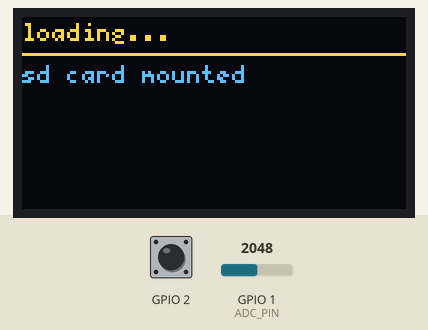
The sketch below on a simulated Seeed XIAO ESP32-S3. Shown: 128×64 one-colour display. Wiring (inferred from the names in the program): PCF8563 clock at I2C address 0x51. The test bench sets the inputs (shaded band); at power-on: GPIO 2 HIGH, GPIO 1 (ADC_PIN) = 2048 (analog values on the 0–4095 scale). The OLED is the two-colour kind (top 16 rows yellow); WiFi joins after 1.5 s; servers stay silent unless stated; the local clock reads 2024-03-15 10:24:30 at power-on unless the sketch sets it; storage starts empty; nothing arrives over Bluetooth unless stated; a phone connects over Bluetooth LE 3 s after start; not simulated (calls return 0 or success): secrets.h; names the files do not define were given values by the test bench: SECRET_PORT = 80; what the sketch prints to the serial monitor is not drawn.

Above: at 5.2 s.
6.4 s: GPIO 2 pulled LOW for 0.15 s
At 7.01 s:
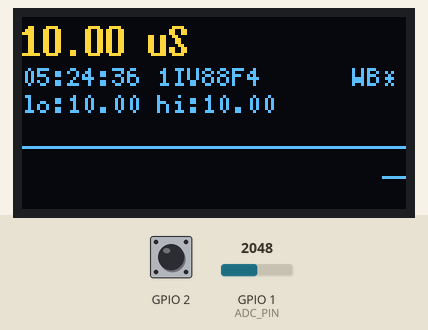
7.1 s: GPIO 1 (ADC_PIN) set to 1984
At 7.28 s:
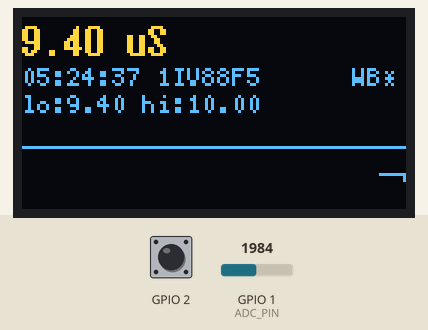
10.1 s: GPIO 2 pulled LOW for 1 s
At 11.04 s:
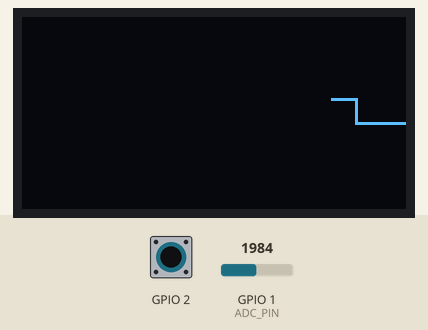
11.7 s: GPIO 2 pulled LOW for 0.15 s
At 12.21 s:
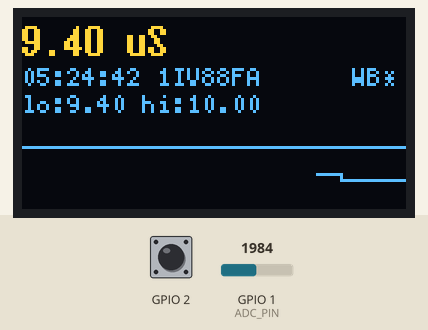
12.4 s: GPIO 1 (ADC_PIN) set to 2047
At 13.69 s:
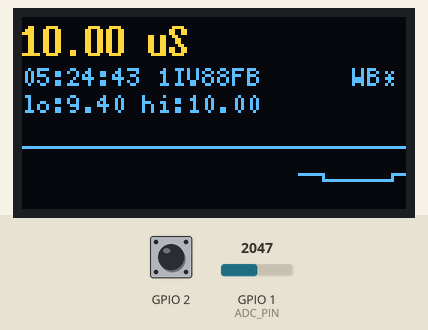
15.3 s: GPIO 1 (ADC_PIN) set to 1228
At 16.74 s:
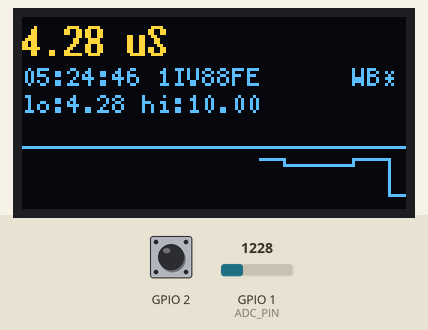

The sketch:

firmware.ino
```cpp
/**
 * firmware.ino
 *
 * Outputs JSON frames at 20 Hz via:
 *   • Serial  (always on, 115200 baud)
 *   • WiFi WebSocket on port 5002
 *   • BLE notify
 *   • SD card  (SRT file in /data/)
 *
 * Wiring:
 *   GSR sensor OUT  →  A0 (GPIO2 on XIAO ESP32S3)
 *   GSR sensor VCC  →  3.3V
 *   GSR sensor GND  →  GND
 *
 * Libraries required (Arduino Library Manager):
 *   • U8g2              by olikraus
 *   • ArduinoWebsockets by Gil Maimon
 *   • ArduinoJson       by Benoît Blanchon
 *
 * Local files (in sketch folder):
 *   • PCF8563.h / PCF8563.cpp
 *   • secrets.h
 *   • display.h
 *
 * Board: "XIAO_ESP32S3" in Arduino IDE  ← plain S3, not S3 Plus
 *        (Boards Manager → esp32 by Espressif)
 *        Works for both plain S3 and S3 Sense (cam/mic variant).
 *
 * Clock sync
 *   When USE_WIFI is enabled, the sketch syncs the RTC automatically
 *   via SNTP (pool.ntp.org) every time WiFi connects. No tools, no
 *   scripts, no reflashing — just enable WiFi and it self-corrects.
 *   The coin cell keeps time when WiFi is off.
 *
 * RTC time anchor
 *   Every frame's "t" is milliseconds since t0, the moment streaming starts.
 *   Once per boot (after WiFi/NTP has had a moment to sync the RTC) the
 *   sketch reads the RTC and prints one line to Serial:
 *     [rtc] unix_at_t0=<epoch>
 *   The client can reconstruct unix time for any frame as:
 *     unix = unix_at_t0 + frame.t / 1000
 *   The SD file uses the same anchor, so live and recorded timestamps agree.
 *
 * SD recording
 *   When USE_SD is defined, flipping the toggle at the top of the sketch
 *   (SD_RECORD_ON_BOOT) starts recording immediately on boot, exactly like
 *   passing --record to index.py.  Files are written to /data/ on the card
 *   as  eda_YYYYMMDD_HHMMSS.srt  (falls back to eda_<millis>.srt if the
 *   RTC has no valid time).  Frames are buffered and flushed every
 *   SD_FLUSH_FRAMES frames (default 20 = 1 second) to keep SPI happy.
 *   Requires: XIAO ESP32S3 Sense + Seeed Expansion Board  (CS = GPIO 21)
 *   Card must be FAT32 formatted, max 32 GB.
 */

// ── Transport toggles ────────────────────────────────────────────────────────
#define USE_SD
#define USE_WIFI
#define USE_BLE

#ifdef USE_SD
  #define SD_RECORD_ON_BOOT      true
  #define USE_EXPANSION_BOARD_SD true
#endif

// ── Timezone ─────────────────────────────────────────────────────────────────
static const int TZ_OFFSET = -5;

// ── Includes ──────────────────────────────────────────────────────────────────
#include <Wire.h>
#include <U8g2lib.h>
#include "PCF8563.h"
#include "secrets.h"
#include "display.h"

// ── SD recording toggle ───────────────────────────────────────────────────────
//   Only meaningful when USE_SD is defined.
//   Set true  → recording starts on boot  (like --record flag in index.py)
//   Set false → SD is mounted but recording is off until you add runtime logic
//   Set expansion board → false to use the daughterboard slot
#ifdef USE_SD
  #define SD_RECORD_ON_BOOT      true
  #define USE_EXPANSION_BOARD_SD true
#endif

// ── ADC / sensor constants ───────────────────────────────────────────────────
static const int   ADC_PIN      = A0;
static const float GSR_RREF     = 100000.0f;
static const float GSR_VSUPPLY  = 3.3f;
static const float ADC_MAX      = 4095.0f;
static const int   ADC_CLAMP_LO = 1;
static const int   ADC_CLAMP_HI = 4094;

// ── Timing ───────────────────────────────────────────────────────────────────
// No smoothing: each frame is a single raw ADC read converted to µS.
static const uint32_t PERIOD_US   = 50000;    // 20 Hz

// ── OLED ─────────────────────────────────────────────────────────────────────
// SSD1306/SSD1315 — U8g2 default 7-bit address 0x3C is correct.
// Do NOT call setI2CAddress(0x78) — that is the 8-bit form and will
// cause U8g2 to talk to the wrong address, leaving the display blank.
U8G2_SSD1306_128X64_NONAME_F_HW_I2C u8g2(U8G2_R0, U8X8_PIN_NONE, SCL, SDA);

// ── RTC ──────────────────────────────────────────────────────────────────────
PCF8563 rtc;

// ── Sensor state ─────────────────────────────────────────────────────────────
struct State {
  float    uS;        // raw conductance in µS — cached by next_frame, reused by loop()
  uint32_t count;
  uint32_t t0_ms;     // millis() at stream start
  uint32_t t_ms;      // this frame's time (ms since t0) — shared by JSON + SD
};
static State g_state;

// Unix seconds (UTC) at t0, from the RTC. 0 = RTC had no valid time.
// Integer on purpose: a float has only ~24 bits of mantissa, which at
// today's epoch (~1.8e9) means 128-second steps.
static uint32_t g_unix_at_t0 = 0;

// ── Polygram ring buffer ──────────────────────────────────────────────────────
PolyPoint g_poly[POLY_MAX];
int       g_poly_head = 0;
int       g_poly_len  = 0;

// ─────────────────────────────────────────────────────────────────────────────
//  SD / SRTWriter
// ─────────────────────────────────────────────────────────────────────────────
#ifdef USE_SD
  #include <FS.h>
  #include <SD.h>
  #include <SPI.h>

  #ifdef USE_EXPANSION_BOARD_SD
    static const int SD_CS_PIN = D2;
  #else
    static const int SD_CS_PIN = 21;        // GPIO21 on XIAO ESP32S3 Sense
  #endif
  static const int SD_FLUSH_FRAMES = 20;   // flush every 1 s (20 frames × 50 ms)

  static bool     g_sd_ok      = false;
  bool            g_recording  = false;
  static File     g_srt_file;
  static uint32_t g_srt_index   = 0;
  static int      g_unflushed   = 0;

  // ── ms → SRT timecode  HH:MM:SS,mmm ─────────────────────────────────────
  static void ms_to_tc(char* buf, size_t len, uint32_t ms) {
    uint32_t h = ms / 3600000; ms %= 3600000;
    uint32_t m = ms / 60000;   ms %= 60000;
    uint32_t s = ms / 1000;    ms %= 1000;
    snprintf(buf, len, "%02lu:%02lu:%02lu,%03lu",
             (unsigned long)h, (unsigned long)m,
             (unsigned long)s, (unsigned long)ms);
  }

  // ── Open a new SRT file on the card ──────────────────────────────────────
  static void sd_open_file() {
    if (!g_sd_ok) return;

    if (!SD.exists("/data")) SD.mkdir("/data");

    char path[48];
    DateTime dt = rtc.getDateTime();
    if (dt.year >= 2024) {
      int display_hour = (dt.hour + TZ_OFFSET + 24) % 24;
      snprintf(path, sizeof(path), "/data/eda_%04d%02d%02d_%02d%02d%02d.srt",
               dt.year, dt.month, dt.day, display_hour, dt.minute, dt.second);
    } else {
      snprintf(path, sizeof(path), "/data/eda_%lu.srt", (unsigned long)millis());
    }

    g_srt_file = SD.open(path, "w");
    if (!g_srt_file) {
      Serial.print("[sd] failed to open "); Serial.println(path);
      display_splash_status("sd failed to open!");
      return;
    }

    g_srt_index   = 0;
    g_unflushed   = 0;
    g_recording   = true;
    Serial.print("[sd] recording → "); Serial.println(path);
    display_splash_status("sd recording");
  }

  // ── Write one EDA frame as an SRT block ──────────────────────────────────
  static void sd_write_frame(uint32_t t_ms, float uS) {
    if (!g_recording || !g_srt_file) return;

    g_srt_index++;

    char tc_start[16], tc_end[16];
    ms_to_tc(tc_start, sizeof(tc_start), t_ms);
    ms_to_tc(tc_end,   sizeof(tc_end),   t_ms + (uint32_t)(PERIOD_US / 1000));

    char block[128];
    int n;
    if (g_unix_at_t0 > 0) {
      // integer seconds + integer ms: exact, no float rounding
      uint32_t unix_s  = g_unix_at_t0 + t_ms / 1000;
      uint32_t unix_ms = t_ms % 1000;
      n = snprintf(block, sizeof(block),
                   "%lu\n%s --> %s\n%lu.%03lu | %.4f\n\n",
                   (unsigned long)g_srt_index,
                   tc_start, tc_end,
                   (unsigned long)unix_s, (unsigned long)unix_ms, uS);
    } else {
      n = snprintf(block, sizeof(block),
                   "%lu\n%s --> %s\n%.4f\n\n",
                   (unsigned long)g_srt_index,
                   tc_start, tc_end, uS);
    }
    g_srt_file.write((uint8_t*)block, n);

    g_unflushed++;
    if (g_unflushed >= SD_FLUSH_FRAMES) {
      g_srt_file.flush();
      g_unflushed = 0;
    }
  }

  // ── Stop recording and close the file ────────────────────────────────────
  static void sd_stop() {
    if (!g_recording) return;
    g_srt_file.flush();
    g_srt_file.close();
    g_recording = false;
    Serial.println("[sd] recording stopped");
  }

  // ── Mount card and optionally start recording ─────────────────────────────
  static void sd_init(bool record_on_boot) {
    #ifdef USE_EXPANSION_BOARD_SD
      SPI.begin(D8, D9, D10, D2);
    #endif
    if (!SD.begin(SD_CS_PIN)) {
      Serial.println("[sd] mount failed — check card (FAT32, ≤32 GB)");
      display_splash_status("sd mount failed!");
      return;
    }
    g_sd_ok = true;
    Serial.printf("[sd] card mounted  (%.1f MB free)\n",
                  (float)(SD.totalBytes() - SD.usedBytes()) / 1048576.0f);
    display_splash_status("sd card mounted");
    if (record_on_boot) sd_open_file();
  }
#endif  // USE_SD

// ─────────────────────────────────────────────────────────────────────────────
//  WiFi / WebSocket
// ─────────────────────────────────────────────────────────────────────────────
#ifdef USE_WIFI
  #include <WiFi.h>
  #include <ArduinoWebsockets.h>
  #include <esp_sntp.h>
  using namespace websockets;

  const char*    WIFI_SSID  = SECRET_SSID;
  const char*    WIFI_PASS  = SECRET_PASS;
  const uint16_t WS_PORT    = SECRET_PORT;
  const char*    NTP_SERVER = "pool.ntp.org";

  WebsocketsServer wsServer;
  static const int MAX_CLIENTS = 4;
  WebsocketsClient wsClients[MAX_CLIENTS];
  bool             wsConnected[MAX_CLIENTS];

  void ws_init() {
    Serial.print("[wifi] connecting to "); Serial.println(WIFI_SSID);
    WiFi.begin(WIFI_SSID, WIFI_PASS);
    uint32_t t0 = millis();
    while (WiFi.status() != WL_CONNECTED && millis() - t0 < 10000) {
      delay(250); Serial.print(".");
    }
    if (WiFi.status() != WL_CONNECTED) {
      Serial.println("\n[wifi] failed — running offline");
      return;
    }
    Serial.print("\n[wifi] IP: "); Serial.println(WiFi.localIP());

    sntp_set_time_sync_notification_cb(sntp_sync_rtc);
    configTzTime("UTC0", NTP_SERVER);
    Serial.println("[ntp] SNTP started — waiting for sync...");

    wsServer.listen(WS_PORT);
    Serial.print("[ws]   port "); Serial.println(WS_PORT);
    memset(wsConnected, false, sizeof(wsConnected));
  }

  void ws_accept() {
    if (wsServer.poll()) {
      WebsocketsClient client = wsServer.accept();
      for (int i = 0; i < MAX_CLIENTS; i++) {
        if (!wsConnected[i]) {
          wsClients[i] = client; wsConnected[i] = true;
          Serial.print("[ws]   client connected (slot ");
          Serial.print(i); Serial.println(")");
          break;
        }
      }
    }
  }

  void ws_send(const String& json) {
    for (int i = 0; i < MAX_CLIENTS; i++) {
      if (wsConnected[i]) {
        if (wsClients[i].available()) wsClients[i].send(json);
        else wsConnected[i] = false;
      }
    }
  }
#endif  // USE_WIFI

// ─────────────────────────────────────────────────────────────────────────────
//  BLE (opt-in)
// ─────────────────────────────────────────────────────────────────────────────
#ifdef USE_BLE
  #include <BLEDevice.h>
  #include <BLEServer.h>
  #include <BLEUtils.h>
  #include <BLE2902.h>
  #define BLE_SERVICE_UUID "454d4554-0000-1000-8000-00805f9b34fb"
  #define BLE_CHAR_UUID    "454d4554-4552-4c45-8d41-52454144494e"
  static BLECharacteristic* g_bleChar      = nullptr;
  bool                      g_bleConnected = false;
  class BLECallbacks : public BLEServerCallbacks {
    void onConnect(BLEServer*)    { g_bleConnected = true;  }
    void onDisconnect(BLEServer* server) {
      g_bleConnected = false;
      server->startAdvertising();   // stay discoverable so the client can reconnect
    }
  };
  void ble_init() {
    BLEDevice::init("emeter");
    BLEServer*  server = BLEDevice::createServer();
    server->setCallbacks(new BLECallbacks());
    BLEService* svc = server->createService(BLE_SERVICE_UUID);
    g_bleChar = svc->createCharacteristic(BLE_CHAR_UUID, BLECharacteristic::PROPERTY_NOTIFY);
    g_bleChar->addDescriptor(new BLE2902());
    svc->start();
    BLEDevice::getAdvertising()->addServiceUUID(BLE_SERVICE_UUID);
    BLEDevice::getAdvertising()->start();
  }
  void ble_send(const String& json) {
    if (!g_bleConnected) return;
    g_bleChar->setValue((uint8_t*)json.c_str(), json.length());
    g_bleChar->notify();
  }
#endif  // USE_BLE

// ─────────────────────────────────────────────────────────────────────────────
//  Helpers
// ─────────────────────────────────────────────────────────────────────────────
float adc_to_uS(int raw) {
  raw = max(ADC_CLAMP_LO, min(ADC_CLAMP_HI, raw));
  float v = (raw / ADC_MAX) * GSR_VSUPPLY;
  float r = GSR_RREF * ((GSR_VSUPPLY / v) - 1.0f);
  return (1.0f / r) * 1e6f;
}

// ─────────────────────────────────────────────────────────────────────────────
//  next_frame
// ─────────────────────────────────────────────────────────────────────────────
String next_frame(State& s) {
  int raw = analogRead(ADC_PIN);

  s.count++;

  uint32_t t_ms = millis() - s.t0_ms;
  s.t_ms        = t_ms;
  s.uS          = adc_to_uS(raw);

  char buf[64];
  snprintf(buf, sizeof(buf), "{\"t\":%lu,\"uS\":%.2f}",
           (unsigned long)t_ms, s.uS);
  return String(buf);
}

// ─────────────────────────────────────────────────────────────────────────────
//  push_poly
// ─────────────────────────────────────────────────────────────────────────────
void push_poly(float uS) {
  uint32_t now = millis();

  int slot = (g_poly_head + g_poly_len) % POLY_MAX;
  g_poly[slot] = { now, uS };
  if (g_poly_len < POLY_MAX) {
    g_poly_len++;
  } else {
    g_poly_head = (g_poly_head + 1) % POLY_MAX;
  }

  while (g_poly_len > 0 && (now - g_poly[g_poly_head].t_ms) > WINDOW_MS) {
    g_poly_head = (g_poly_head + 1) % POLY_MAX;
    g_poly_len--;
  }
}

// ─────────────────────────────────────────────────────────────────────────────
//  sntp_sync_rtc
//  Called automatically by the ESP32 SNTP stack once time is confirmed.
//  Pushes synced UTC time into the PCF8563 hardware RTC.
// ─────────────────────────────────────────────────────────────────────────────
#ifdef USE_WIFI
static volatile bool g_ntp_synced = false;

void sntp_sync_rtc(struct timeval* tv) {
  time_t    now = tv->tv_sec;
  struct tm t;
  gmtime_r(&now, &t);
  DateTime dt = {
    (uint16_t)(t.tm_year + 1900), (uint8_t)(t.tm_mon + 1),
    (uint8_t)t.tm_mday, (uint8_t)t.tm_hour,
    (uint8_t)t.tm_min,  (uint8_t)t.tm_sec,
    (uint8_t)t.tm_wday  // 0=Sun, matches PCF8563
  };
  rtc.setDateTime(dt);
  Serial.printf("[ntp] RTC synced → %04d-%02d-%02d %02d:%02d:%02d\n",
                dt.year, dt.month, dt.day, dt.hour, dt.minute, dt.second);
  g_ntp_synced = true;
}
#endif

// ─────────────────────────────────────────────────────────────────────────────
//  setup
// ─────────────────────────────────────────────────────────────────────────────
void setup() {
  Serial.begin(115200);
  delay(500);
  Serial.println("[emeter] booting");

  // I2C — one Wire.begin() for the whole bus; OLED and RTC share it
  Wire.begin();

  // RTC
  if (!rtc.begin(Wire)) {
    Serial.println("[rtc] not found — check wiring");
  } else if (!rtc.isRunning()) {
    Serial.println("[rtc] not set — will sync via NTP on WiFi connect");
  } else {
    Serial.println("[rtc] running");
  }

  // OLED + display
  u8g2.begin();
  display_splash();   // boot logo — defined in display.h
  display_setup();    // wires up button ISR

  // ADC
  analogReadResolution(12);
  analogSetAttenuation(ADC_11db);

  // Init state (no smoothing, so no seed/warmup needed)
  g_state = { 0.0f, 0, millis(), 0 };

#ifdef USE_WIFI
  ws_init();
#endif
#ifdef USE_BLE
  ble_init();
#endif

#ifdef USE_WIFI
  // Give SNTP a moment to correct the RTC before we anchor the session.
  // Skipped instantly when offline; capped at 3 s otherwise.
  {
    uint32_t tw = millis();
    while (WiFi.status() == WL_CONNECTED && !g_ntp_synced && millis() - tw < 3000) {
      delay(50);
    }
  }
#endif

  // One time anchor for the whole session: read the RTC, then start the
  // frame clock immediately. Live frames and SD frames both derive unix
  // time from this pair, so they are internally consistent.
  {
    uint32_t u = rtc.getUnixTime();
    g_unix_at_t0 = (rtc.isRunning() && u > 1704067200UL) ? u : 0;   // > 2024-01-01
    g_state.t0_ms = millis();
    g_state.count = 0;
    Serial.printf("[rtc] unix_at_t0=%lu\n", (unsigned long)g_unix_at_t0);
  }

#ifdef USE_SD
  sd_init(SD_RECORD_ON_BOOT);
#endif

  Serial.println("[emeter] streaming at 20 Hz");
  display_splash_status("streaming at 20 Hz");
}

// ─────────────────────────────────────────────────────────────────────────────
//  loop — 20 Hz fixed-rate
// ─────────────────────────────────────────────────────────────────────────────
void loop() {
  uint32_t tick = micros();

#ifdef USE_WIFI
  ws_accept();
#endif

  String   json = next_frame(g_state);
  uint32_t t_ms = g_state.t_ms;   // same timestamp the JSON frame carries

  push_poly(g_state.uS);

  // RTC read once per frame for the clock display only.
  // Unix time for data frames is reconstructed client-side from the boot anchor.
  DateTime dt = rtc.getDateTime();
  uint32_t unix_t = rtc.getUnixTime();
  display_render(g_state.uS, dt, unix_t);

#ifdef USE_WIFI
  ws_send(json);
#endif
#ifdef USE_BLE
  ble_send(json);
#endif
#ifdef USE_SD
  sd_write_frame(t_ms, g_state.uS);
#endif

  uint32_t elapsed = micros() - tick;
  if (elapsed < PERIOD_US) delayMicroseconds(PERIOD_US - elapsed);
}
```

Source omitted: PCF8563.cpp (3048 bytes), PCF8563.h (1129 bytes), display.h (8610 bytes)

Measured:
- after the input at 6.4 s, the display: first changes after 0.06 s (image 1 shows a later state)
- after the input at 10.1 s, the display: first changes after 0.11 s (image 3 shows a later state)
- after the input at 11.7 s, the display: first changes after 0.17 s (image 4 shows a later state)
